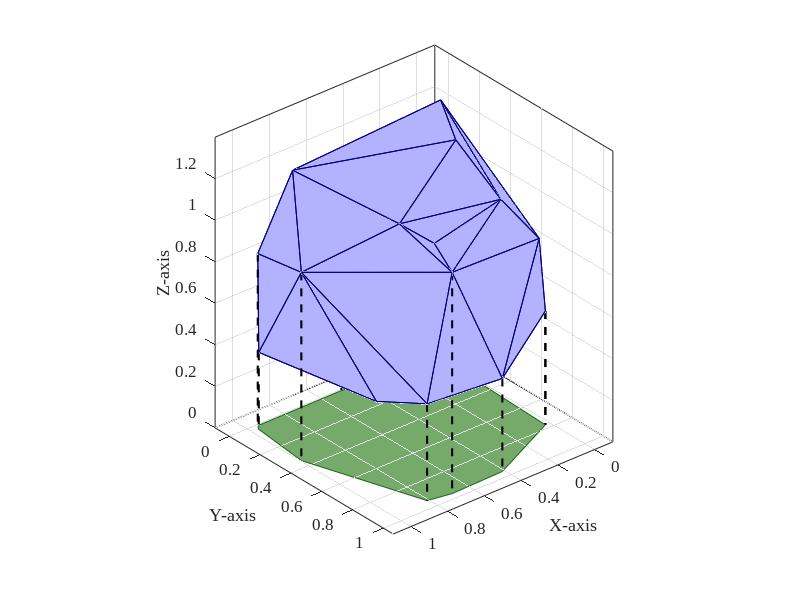
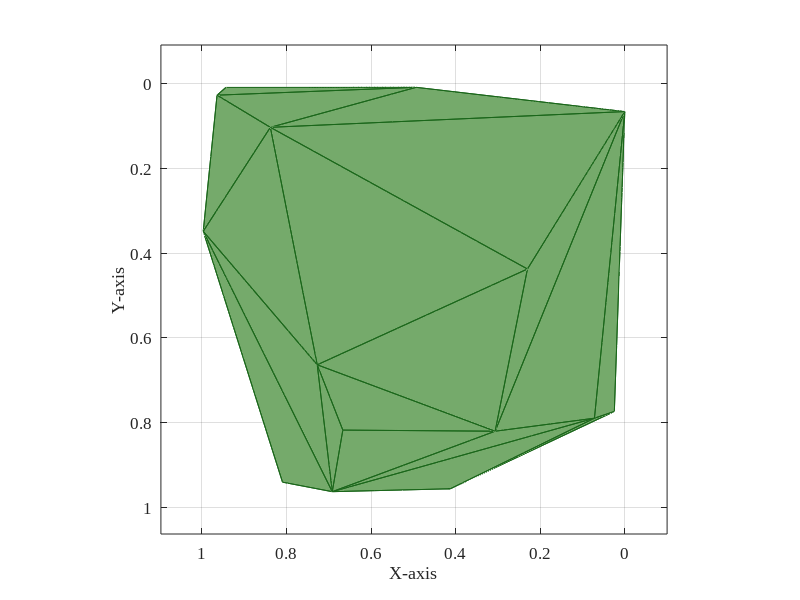

Recreate these plots in MATLAB, in order.
% 生成随机的三维点
num_points = 30; % 你可以改变点的数量
points = rand(num_points, 3) + [zeros(num_points, 1), zeros(num_points, 1), 0.3*ones(num_points,1)]; % 确保z值至少为2，保持在x-y平面上方

% 计算点集的凸包
[K, v] = convhull(points);

% 获取所有顶点的x和y坐标，计算其在x-y平面的投影的凸包
xyPoints = points(:, 1:2);
[K2, v2] = convhull(xyPoints);

% 创建一个新的图形窗口
fig1=figure; box on; grid on; hold all; set(fig1, 'Position', [100, 100, 650, 550])


% 定义颜色
deepBlue = [0, 0, 0.5]; % 深蓝色轮廓线
lightBlue = [0.7, 0.7, 1]; % 浅蓝色填充
lightRed = [1, 0.5, 0.5]; % 浅红色轮廓线
veryLightRed = [1, 0.7, 0.7];% 更浅的红色填充
lightGreen = [117, 170, 107]/255; % 浅绿色填充
Green = [0.1, 0.4, 0.1];

% 第一个子图：三维凸包及其投影（包括虚线）

trisurf(K, points(:,1), points(:,2), points(:,3), 'FaceColor', lightBlue, 'EdgeColor', deepBlue);
axis equal;
hold on;
fill(xyPoints(K2,1), xyPoints(K2,2), lightGreen, 'EdgeColor', Green);
for i = 1:length(K2)
    idx = K2(i); % 凸包顶点的索引
    plot3([points(idx, 1), points(idx, 1)], [points(idx, 2), points(idx, 2)], [points(idx, 3), 0], 'k--','LineWidth', 1.5);
end
xlabel('X-axis', 'FontName', 'Times New Roman','FontSize', 14);
ylabel('Y-axis', 'FontName', 'Times New Roman','FontSize', 14);
zlabel('Z-axis', 'FontName', 'Times New Roman','FontSize', 14);
% title('3D Convex Hull with Projection', 'FontName', 'Times New Roman','FontSize', 14);
grid on;
view(140, 30);

% 设置坐标轴的刻度间隔为0.2，但不超过坐标轴的最大值
set(gca, 'XTick', 0:0.2:1, 'YTick', 0:0.2:1, 'ZTick', 0:0.2:2);
set(gca, 'FontName', 'Times New Roman', 'FontSize', 12);

% 调整坐标轴范围以设置与凸包的距离
axisPadding = 0.1; % 设置坐标轴的padding值
xlim([min(points(:,1))-axisPadding, max(points(:,1))+axisPadding]);
ylim([min(points(:,2))-axisPadding, max(points(:,2))+axisPadding]);
zlim([0, max(points(:,3))+axisPadding]);

% 第二个子图：只有三维凸包，没有虚线
fig2=figure; box on; grid on; hold all; set(fig2, 'Position', [100, 100, 650, 550])
trisurf(K, points(:,1), points(:,2), points(:,3), 'FaceColor', lightGreen, 'EdgeColor', Green);
axis equal;
xlabel('X-axis', 'FontName', 'Times New Roman','FontSize', 14);
ylabel('Y-axis', 'FontName', 'Times New Roman','FontSize', 14);
zlabel('Z-axis', 'FontName', 'Times New Roman','FontSize', 14);
% title('Top view of a 3D convex hull', 'FontName', 'Times New Roman','FontSize', 14);
grid on;
view(180, 90); % 设置为俯视图

% 设置坐标轴的刻度间隔为0.2，但不超过坐标轴的最大值
set(gca, 'XTick', 0:0.2:1, 'YTick', 0:0.2:1, 'ZTick', 0:0.2:1);
set(gca, 'FontName', 'Times New Roman', 'FontSize', 12);

% 同样调整坐标轴范围
xlim([min(points(:,1))-axisPadding, max(points(:,1))+axisPadding]);
ylim([min(points(:,2))-axisPadding, max(points(:,2))+axisPadding]);
zlim([0, max(points(:,3))+axisPadding]);

% 调整视角以更好地观察
% exportgraphics(fig, 'output.pdf', 'ContentType', 'vector', 'BackgroundColor', 'none');